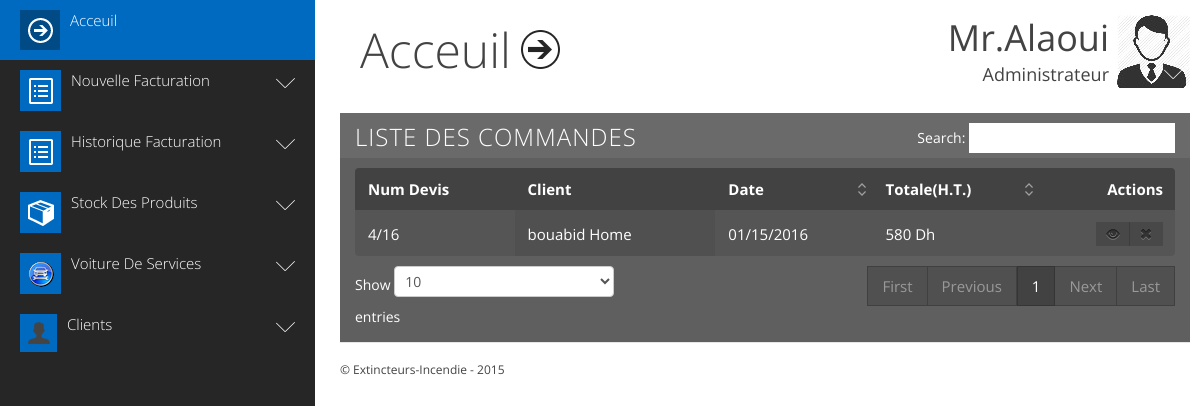
The page /extincteur/ArchiveDevis.php (signed in) on the database its author committed.
### tables this page shows
CREATE TABLE IF NOT EXISTS `devis` (
  `id` int(11) NOT NULL AUTO_INCREMENT,
  `date` varchar(11) NOT NULL,
  `idCl` int(11) NOT NULL,
  `Total` decimal(10,0) NOT NULL,
  PRIMARY KEY (`id`)
);

CREATE TABLE IF NOT EXISTS `clients` (
  `id` int(11) NOT NULL AUTO_INCREMENT,
  `nom` varchar(20) NOT NULL,
  `tel` text NOT NULL,
  PRIMARY KEY (`id`)
);

### extincteur/ArchiveDevis.php (the view, shortened to what this page needs)
<?php
	 if(!isset($_SESSION['login']) or $_SESSION['login']==''){
		header("location:index.php");
	}else{
$req1="select * from Devis ";
$rs1=mysql_query($req1) or die(mysql_error());
?>
<!DOCTYPE html>
<html class="sidebar_default  no-js" lang="en">
<head>
<link href="css/twitter/bootstrap.css" rel="stylesheet">
<link href="css/base.css" rel="stylesheet">
<link href="css/twitter/responsive.css" rel="stylesheet">
<link href="css/jquery-ui-1.8.23.custom.css" rel="stylesheet">
</head>
<body>
<?php  include("sidebar.php")?>
<div id="main">
  <div class="container">
    <div class="header row-fluid">
      <div class="logo"> <a href="pan.php"><span>Acceuil</span><span class="icon"></span></a> </div>
      <div class="top_right">
        <ul class="nav nav_menu">
          <li class="dropdown"> <a class="dropdown-toggle administrator" id="dLabel" role="button" data-toggle="dropdown" data-target="#" href="/page.html">
            <div class="title"><span class="name">Mr.Alaoui</span><span class="subtitle">Administrateur</span></div>
            <span class="icon"><img src="img/thumbnail_george.jpg"></span></a>
          </li>
        </ul>
      </div>
    </div>
    <div id="main_container">
	 <div class="row-fluid">
				</div>
      <div class="row-fluid">
        <div class="box ">
          <div class="title">
            <h4> <span>Liste Des Commandes <small></small></span> </h4>
          </div>
          <div class="content top">
            <table id="datatable_example" class="responsive table table-striped table-bordered" style="width:100%;margin-bottom:0; ">
              <thead>
                <tr>
                  <th class="to_hide_phone  no_sort">Num Devis</th>
                  <th class="to_hide_phone ue no_sort">Client</th>
                  <th class="">Date</th>
									<th class="">Totale(H.T.)</th>
                  <th class="ms no_sort ">Actions</th>
                  </tr>
              </thead>
              <tbody>
			  <?php
			  while($serv=mysql_fetch_assoc($rs1)){
				  $idcl=$serv['idCl'];
				  $reqCl="select * from Clients where id='$idcl'";
				  $rs2=mysql_query($reqCl) or die("erreur");
				  $Client=mysql_fetch_assoc($rs2);
			  ?>
                <tr>
                                    <td class="to_hide_phone"> <?php echo $serv['id'] ?>/16</td>
									<td class="to_hide_phone"> <?php echo $Client['nom'] ?></td>
									<td class="to_hide_phone"> <?php echo $serv['date'] ?></td>
									<td class="to_hide_phone"> <?php echo $serv['Total'] ?> Dh</td>
                  <td class="ms"><div class="btn-group"> </a></i></a> <a href="Devis.php?id=<?php echo $serv['id'] ?>" class="btn btn-small" rel="tooltip" data-placement="top" data-original-title="Imprimer"><i class="gicon-eye-open"></i></a> <a class="btn  btn-small" href="ArchiveDevis.php?id=<?php echo $serv['id'] ?>" rel="tooltip" data-placement="bottom" data-original-title="Supprimer"><i class="gicon-remove "></i></a> </div></td>
                </tr>
			  <?php } ?>
                 </tbody>
            </table>
          </div>
        </div>
      </div>
     </div>
  </div>
  <div id="footer">
    <p> &copy; Extincteurs-Incendie - 2015 </p>
    </div>
</div>
</body>
</html>
	<?php } ?>

### extincteur/css/twitter/responsive.css (style rules this page uses)
@media (min-width: 1200px) { .container,.navbar-static-top .container,.navbar-fixed-top .container,.navbar-fixed-bottom .container { width:840px } }
@media (min-width: 1200px) { .row-fluid:not(.fluid) { width:100%;*zoom:1 } }
@media (min-width: 1200px) { .row-fluid:not(.fluid):before,.row-fluid:not(.fluid):after { display:table;content:"";line-height:0 } }
@media (min-width: 1200px) { .row-fluid:not(.fluid):after { clear:both } }
@media (min-width: 1200px) { .row-fluid { *zoom:1 } }
@media (min-width: 1200px) { .row-fluid:before,.row-fluid:after { display:table;content:"";line-height:0 } }
@media (min-width: 1200px) { .row-fluid:after { clear:both } }
@media (min-width: 1200px) { .container { width:100% } }

### rows shown on the page
devis: id "4", clients.nom "bouabid Home", date "01/15/2016", Total "580"
